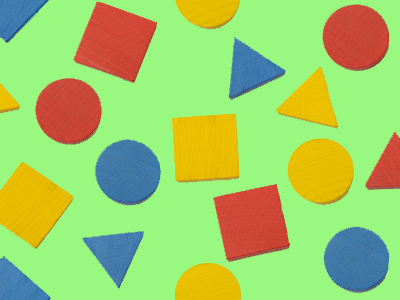
#> input picture Resources/shapes.jpg, 400 x 300 px
$ python chapter8.py
#> lines starting #> are read from the running program, lines starting #| are printed output that depends on the picture; after the words box and inside, x2 and y2 are one past the last pixel; in counts of white or black regions, pixels touching at a corner belong together
import cv2
import numpy as np

###Contours/ shape detection
def stackImages(scale,imgArray):
    rows = len(imgArray)
    cols = len(imgArray[0])
    rowsAvailable = isinstance(imgArray[0], list)
    width = imgArray[0][0].shape[1]
    height = imgArray[0][0].shape[0]
    if rowsAvailable:
        for x in range ( 0, rows):
            for y in range(0, cols):
                if imgArray[x][y].shape[:2] == imgArray[0][0].shape [:2]:
                    imgArray[x][y] = cv2.resize(imgArray[x][y], (0, 0), None, scale, scale)
                else:
                    imgArray[x][y] = cv2.resize(imgArray[x][y], (imgArray[0][0].shape[1], imgArray[0][0].shape[0]), None, scale, scale)
                if len(imgArray[x][y].shape) == 2: imgArray[x][y]= cv2.cvtColor( imgArray[x][y], cv2.COLOR_GRAY2BGR)
        imageBlank = np.zeros((height, width, 3), np.uint8)
        hor = [imageBlank]*rows
        hor_con = [imageBlank]*rows
        for x in range(0, rows):
            hor[x] = np.hstack(imgArray[x])
        ver = np.vstack(hor)
    else:
        for x in range(0, rows):
            if imgArray[x].shape[:2] == imgArray[0].shape[:2]:
                imgArray[x] = cv2.resize(imgArray[x], (0, 0), None, scale, scale)
            else:
                imgArray[x] = cv2.resize(imgArray[x], (imgArray[0].shape[1], imgArray[0].shape[0]), None,scale, scale)
            if len(imgArray[x].shape) == 2: imgArray[x] = cv2.cvtColor(imgArray[x], cv2.COLOR_GRAY2BGR)
        hor= np.hstack(imgArray)
        ver = hor
    return ver

def getContours(img):
    #image,retrieval method     RETR_EXTERNAL it return outer corners, approximation we want all values or uyou can request for compressed value
    #CHAIN_APPROX_NONE get all values for contours
    contours,hierarchy = cv2.findContours(img,cv2.RETR_EXTERNAL,cv2.CHAIN_APPROX_NONE)
    for cnt in contours:
        area = cv2.contourArea(cnt)
        print(area)

        if area > 10: # remove noise
            # drawContours (imageTo draw on,contours,contour index(-1 means all the indexs),color,thickness)
            cv2.drawContours(imgContour,cnt,-1,(255,0,0),3)

            #curve length to approx corner of our shape
            peri = cv2.arcLength(cnt,True)  #contour, True (its close is True)
            #print(peri)

            #approx how many corner points we have
            approx = cv2.approxPolyDP(cnt, 0.02 *peri , True ) #contours,reolution, True(closed poly)
            print(len(approx))

            objCor = len(approx)
            if objCor == 3: objType = "Tri"
            elif objCor == 4:
                aspRatio = w/float(h)
                if aspRatio > 0.95 and aspRatio < 1.05: objType = "Square"
                else: objType = "rectangle"
            elif objCor > 4:  objType = "circle"
            else: objType = "none"

            x,y,w,h = cv2.boundingRect(approx) #bounding Box of  objects from this we can get width and height of object
            cv2.rectangle(imgContour,(x,y),(x+w,y+h),(0,0,255),3)
            cv2.putText(imgContour,objType,(x+(w//2)-10,y+(h//2)-10),cv2.FONT_HERSHEY_COMPLEX,0.7,(0,0,0),1)


img = cv2.imread("shapes.jpg")
#> img is the input picture: shape (300, 400, 3); mean B, G, R 104.1, 201.4, 161.4
#copy image
imgContour = img.copy()

imgGray = cv2.cvtColor(img,cv2.COLOR_BGR2GRAY)
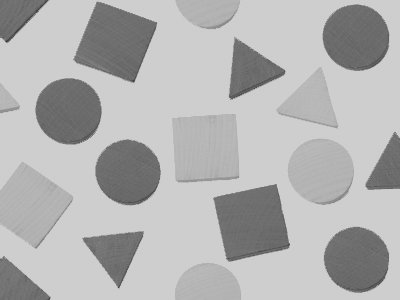
#> imgGray: shape (300, 400); min 50, max 208, mean 178.4
#blur (img,kernel,sigma) higher sigma equals more blur
imgBlur = cv2.GaussianBlur(imgGray,(7,7),1)

imgCanny = cv2.Canny(imgBlur,50,50)
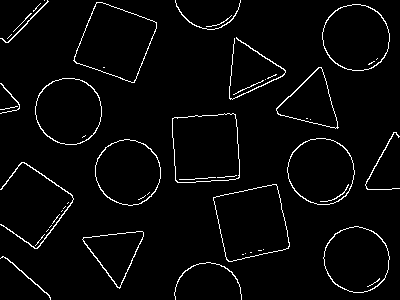
#> imgCanny: shape (300, 400); 3.2% white in thin lines or dots
imgBlank = np.zeros_like(img)
getContours(imgCanny)
#> in getContours, `contours,hierarchy = cv2.findContours(img,cv2.RETR_EXTERNAL,cv2.CHAIN_..`: contours = 34 contours, 16 with area under 20; largest, box (x1, y1, x2, y2) and area: (213, 184, 290, 262) 4274, (73, 2, 157, 83) 4222, (172, 113, 240, 183) 4199, (322, 4, 390, 71) 3500, (35, 78, 102, 145) 3473
#> the loop in getContours, `for cnt in contours:` made 34 passes
#> (area, peri, approx, objCor, aspRatio, objType, x, y) on passes 2, 12, 17, 24, 31, 33: (40.5, 140.2, [[0, 258], [3, 256], [50, 299], [3, 256]], 4, 1.76, 'rectangle', 0, 256), (4273.5, 273.8, [[276, 184], [213, 197], [228, 261], [288, 248]], 4, 1, 'Square', 213, 184), (4199, 262.8, [[235, 114], [172, 118], [177, 182], [239, 177]], 4, 0.603, 'rectangle', 172, 114), (1978.5, 202.9, [[276, 108], [280, 115], [338, 127], [321, 67]], 4, 0.97, 'Square', 276, 67), (4222.5, 275, [[96, 2], [73, 60], [134, 82], [156, 22]], 4, 1.02, 'Square', 73, 2), (43, 136.5, [[48, 1], [7, 42], [0, 38], [8, 42]], 4, 2.2, 'rectangle', 0, 1)
#> (area, peri, approx, objCor, objType, x, y, w) on pass 4: (1789, 196.2, [[83, 237], [119, 288], [143, 232]], 3, 'Tri', 83, 232, 61)
#| 27.0
#| 8
#| 40.5
#| 4
#| 2.0
#| 1789.0
#| 3
#| 0.0
#| 3360.5
#| 8
#> (further printed lines are left out)
#> after the loop in getContours, `for cnt in contours:`:
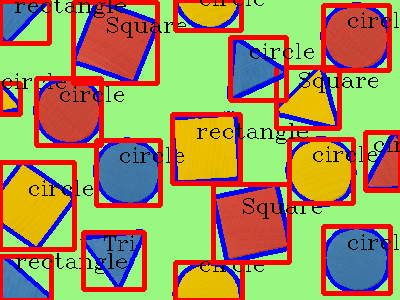
#> imgContour: shape (300, 400, 3); mean B, G, R 93.2, 146.2, 161.2

imgStack = stackImages(0.6,([img,imgGray,imgBlur],[imgCanny,imgContour,imgBlank]))
#> after the loop in stackImages, `for x in range(0, rows):`: hor = 2 items
#> in stackImages, `ver = np.vstack(hor)`:
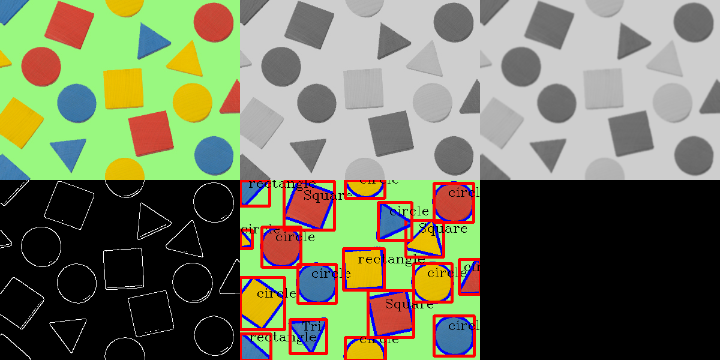
#> ver: shape (360, 720, 3); mean of channels 0, 1, 2 93.7, 118.7, 114.6; drawn as B, G, R

cv2.imshow("image stack",imgStack)
cv2.waitKey(0)

$ run again, with Resources/trump.png saved as Resources/shapes.jpg
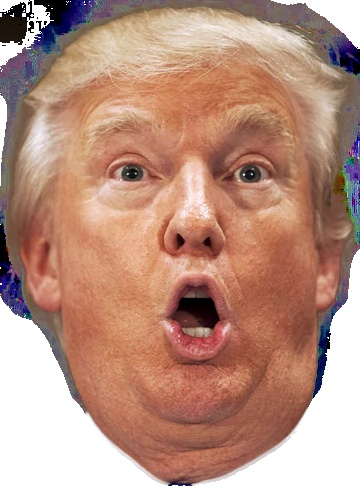
#> input picture Resources/trump.png, 360 x 486 px
#> img is the input picture: shape (486, 360, 3); mean B, G, R 126.7, 143.6, 184.9
#> `imgCanny = cv2.Canny(imgBlur,50,50)`:
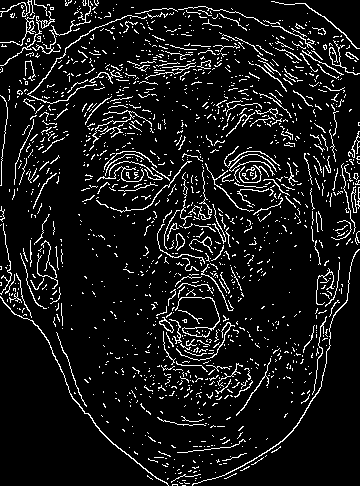
#> imgCanny: shape (486, 360); 9.2% white in thin lines or dots
#> contours = 1573 contours, 1546 with area under 20; largest, box (x1, y1, x2, y2) and area: (0, 296, 169, 486) 122, (192, 249, 360, 486) 96, (159, 317, 174, 333) 87, (0, 15, 36, 46) 76, (27, 15, 147, 104) 75
#> the loop in getContours, `for cnt in contours:` made 1573 passes
#> (area, peri, approx, objCor, aspRatio, objType, x, y) on pass 582: (95.5, 670.6, [[359, 249], [297, 424], [192, 485], [297, 425]], 4, 0.482, 'rectangle', 192, 249)
#> (printed output is left out)
#> after the loop in stackImages, `for x in range(0, rows):`: hor = 2 items
#> in stackImages, `ver = np.vstack(hor)`:
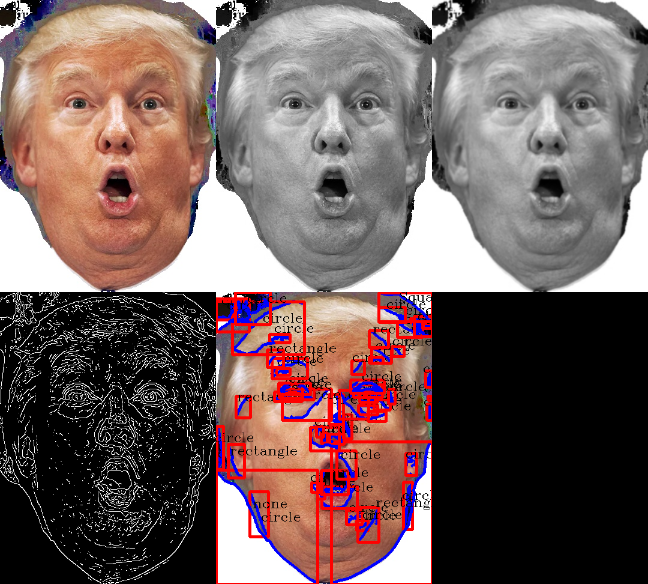
#> ver: shape (584, 648, 3); mean of channels 0, 1, 2 94.9, 96.9, 116.3; drawn as B, G, R
